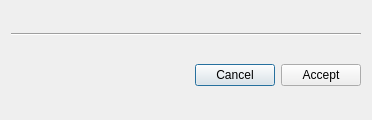
<?xml version="1.0" encoding="UTF-8"?>
<ui version="4.0">
 <class>CreateLayerDialog</class>
 <widget class="QDialog" name="CreateLayerDialog">
  <property name="geometry">
   <rect>
    <x>0</x>
    <y>0</y>
    <width>372</width>
    <height>120</height>
   </rect>
  </property>
  <property name="windowTitle">
   <string>Dialog</string>
  </property>
  <layout class="QVBoxLayout" name="verticalLayout_2">
   <item>
    <layout class="QVBoxLayout" name="boundVerticalLayout"/>
   </item>
   <item>
    <widget class="Line" name="line">
     <property name="orientation">
      <enum>Qt::Horizontal</enum>
     </property>
    </widget>
   </item>
   <item>
    <layout class="QHBoxLayout" name="horizontalLayout">
     <item>
      <spacer name="horizontalSpacer">
       <property name="orientation">
        <enum>Qt::Horizontal</enum>
       </property>
       <property name="sizeHint" stdset="0">
        <size>
         <width>40</width>
         <height>20</height>
        </size>
       </property>
      </spacer>
     </item>
     <item>
      <widget class="QPushButton" name="cancelBtn">
       <property name="text">
        <string>Cancel</string>
       </property>
      </widget>
     </item>
     <item>
      <widget class="QPushButton" name="acceptBtn">
       <property name="text">
        <string>Accept</string>
       </property>
      </widget>
     </item>
    </layout>
   </item>
  </layout>
 </widget>
 <resources/>
 <connections>
  <connection>
   <sender>cancelBtn</sender>
   <signal>clicked()</signal>
   <receiver>CreateLayerDialog</receiver>
   <slot>close()</slot>
   <hints>
    <hint type="sourcelabel">
     <x>244</x>
     <y>91</y>
    </hint>
    <hint type="destinationlabel">
     <x>48</x>
     <y>85</y>
    </hint>
   </hints>
  </connection>
 </connections>
</ui>
